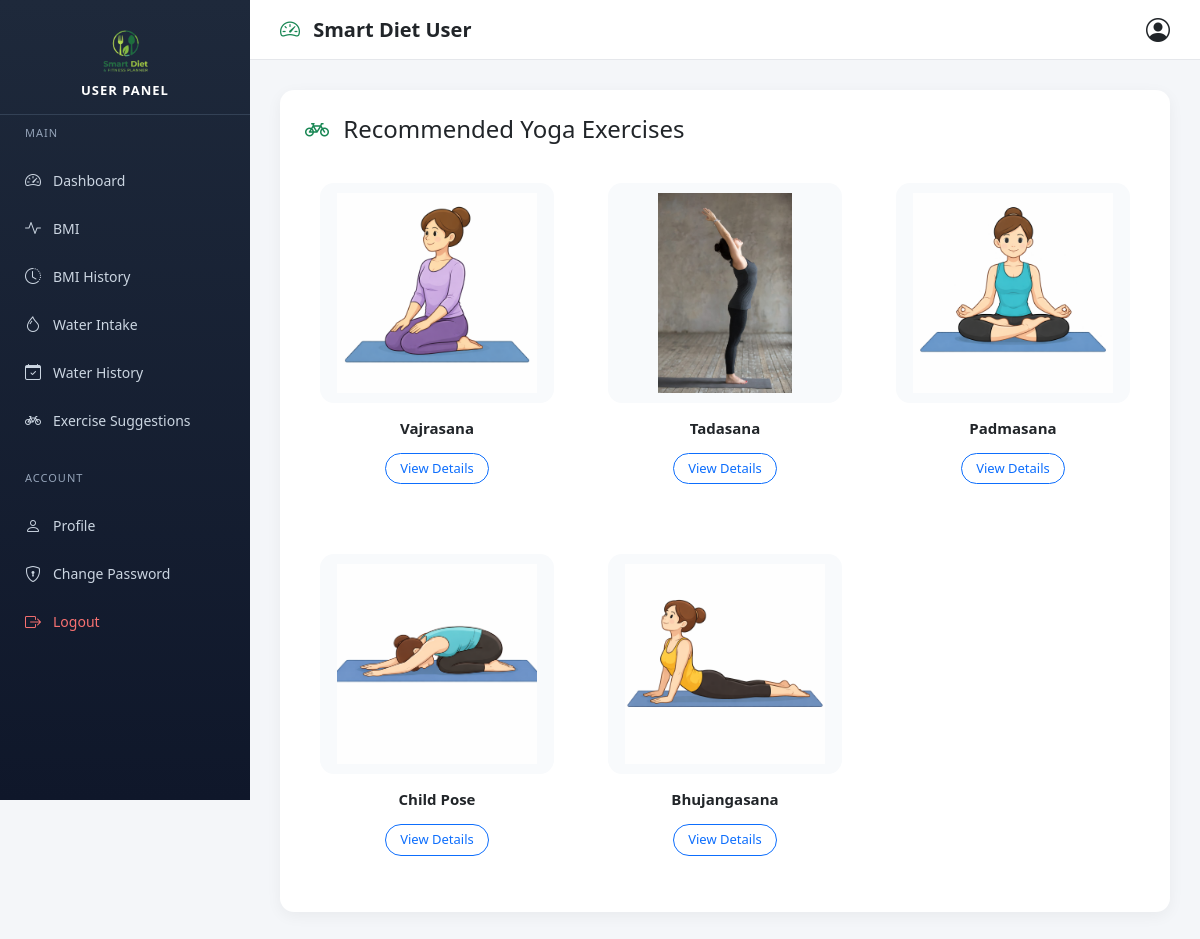
/exercise-suggestions (signed in), run on the app's committed database.
### tables this page shows
CREATE TABLE exercises(
        id INTEGER PRIMARY KEY AUTOINCREMENT,
        name TEXT NOT NULL,
        category TEXT,
        bmi_min REAL,
        bmi_max REAL,
        image TEXT,
        instructions TEXT
    );

### app.py (the view)
@app.route("/exercise-suggestions")
def exercise_suggestions():
    if "user_id" not in session:
        return redirect(url_for("login"))
    conn = get_connection()
    cur = conn.cursor()
    cur.execute("""
        SELECT bmi FROM bmi_history
        WHERE user_id = ?
        ORDER BY id DESC
        LIMIT 1
    """, (session["user_id"],))
    row = cur.fetchone()
    exercises = []
    bmi_value = None
    if row:
        bmi_value = row[0]
        cur.execute("""
            SELECT * FROM exercises
            WHERE bmi_min <= ? AND bmi_max >= ?
            ORDER BY RANDOM()
            LIMIT 5
        """, (bmi_value, bmi_value))
        exercises = cur.fetchall()
    conn.close()
    return render_template(
        "exercise_suggestions.html",
        exercises=exercises,
        bmi_value=bmi_value
    )

### database.py (called while the page is built)
def get_connection():
    conn = sqlite3.connect(DB_NAME)
    conn.execute("PRAGMA foreign_keys = ON")
    return conn

### templates/exercise_suggestions.html (shortened to what this page needs)
{% extends "user_base.html" %}
{% block content %}
<div class="section-card">
    <h4 class="mb-4">
        <i class="bi bi-bicycle text-success me-2"></i>
        Recommended Yoga Exercises
    </h4>
    {% if exercises %}
    <div class="row g-4">
        {% for ex in exercises %}
        <div class="col-lg-4 col-md-6">
            <div class="card exercise-card text-center h-100">
                <div class="image-wrapper">
                    <img src="{{ url_for('static', filename='exercise/' ~ ex[5]) }}" class="exercise-img"
                        alt="{{ ex[1] }}">
                </div>
                <div class="card-body pt-3">
                    <h6 class="fw-semibold mb-3">{{ ex[1] }}</h6>
                    <button class="btn btn-outline-primary btn-sm" data-bs-toggle="modal"
                        data-bs-target="#modal{{ ex[0] }}">
                        View Details
                    </button>
                </div>
            </div>
        </div>
        {% endfor %}
    </div>
    {% else %}
    <div class="alert alert-info">
        Please calculate your BMI first to get exercise suggestions.
    </div>
    {% endif %}
</div>
{% endblock %}

### static/user.css (style rules this page uses)
body { margin: 0; font-family: 'Segoe UI', sans-serif; background-color: #f4f6f9; overflow-x: hidden; }
.card { border-radius: 12px; border: none; }
.section-card { background: #ffffff; border-radius: 14px; padding: 25px; box-shadow: 0 4px 15px rgba(0, 0, 0, 0.05); transition: 0.3s ease; }
.exercise-card { border: none; border-radius: 16px; transition: all 0.25s ease; background: #ffffff; padding: 15px; }
.image-wrapper { height: 220px; display: flex; align-items: center; justify-content: center; background: #f8fafc; border-radius: 14px; padding: 10px; }
.exercise-img { max-height: 200px; width: auto; object-fit: contain; }
.exercise-card h6 { font-size: 15px; font-weight: 600; }
.exercise-card .btn { border-radius: 25px; padding: 5px 14px; font-size: 13px; }
.card { border: none; }

### data on the page
exercises: image (picture), name "Vajrasana"
exercises: image (picture), name "Tadasana"
exercises: image (picture), name "Padmasana"
exercises: image (picture), name "Child Pose"
exercises: image (picture), name "Bhujangasana"
